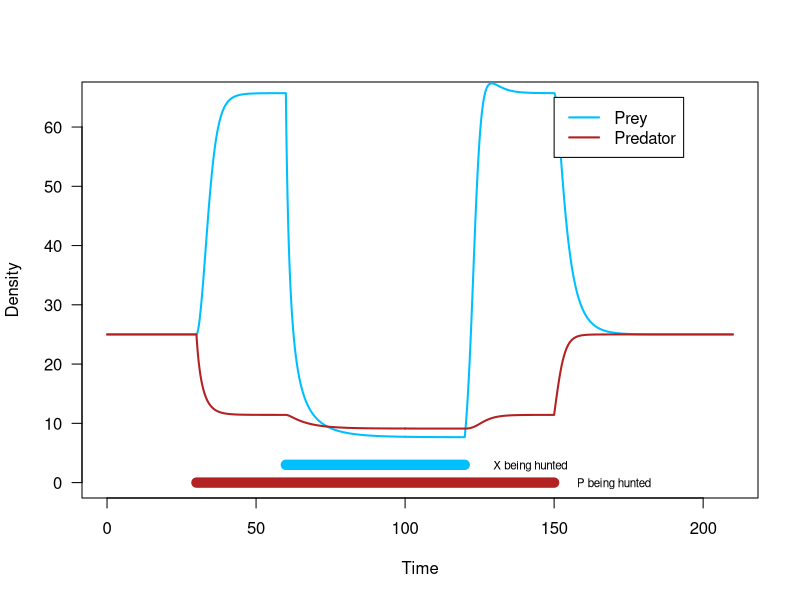
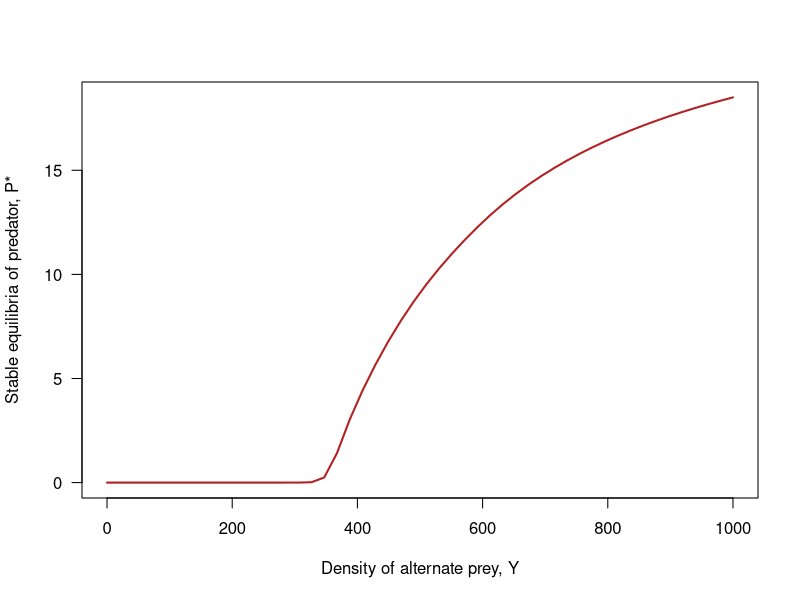
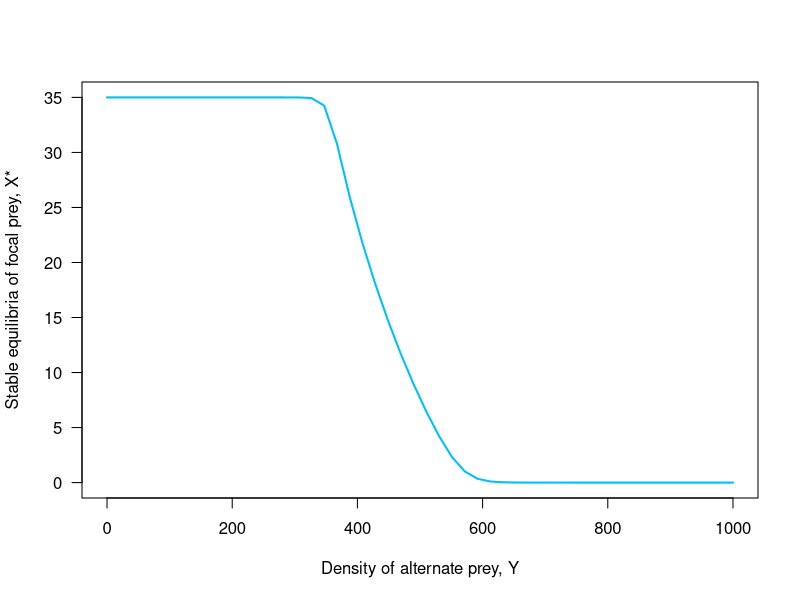
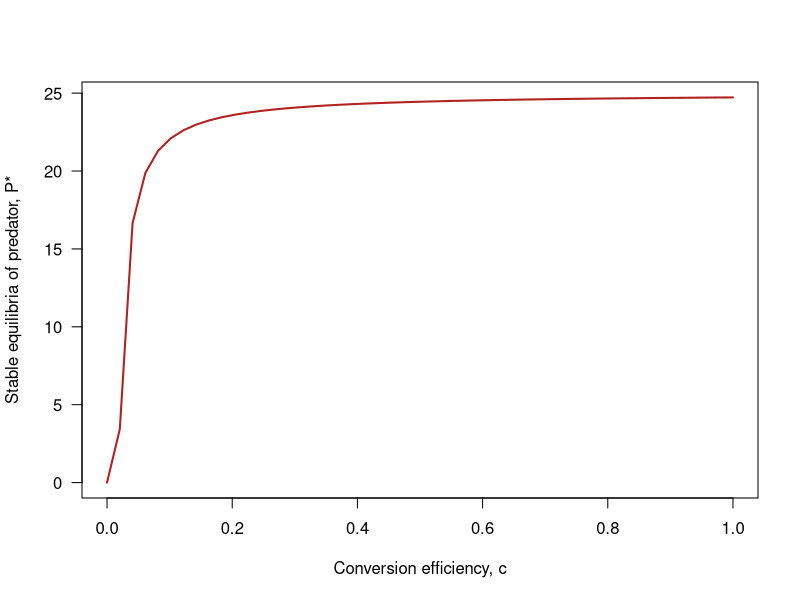
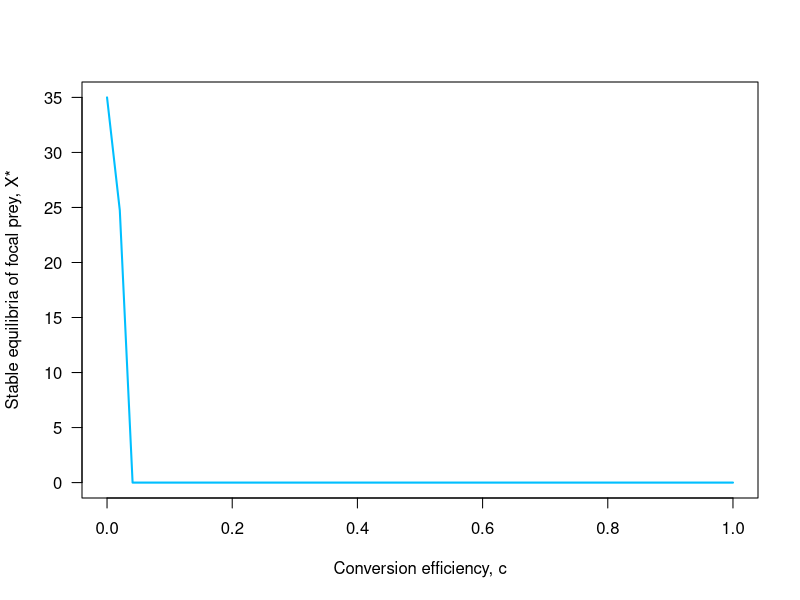
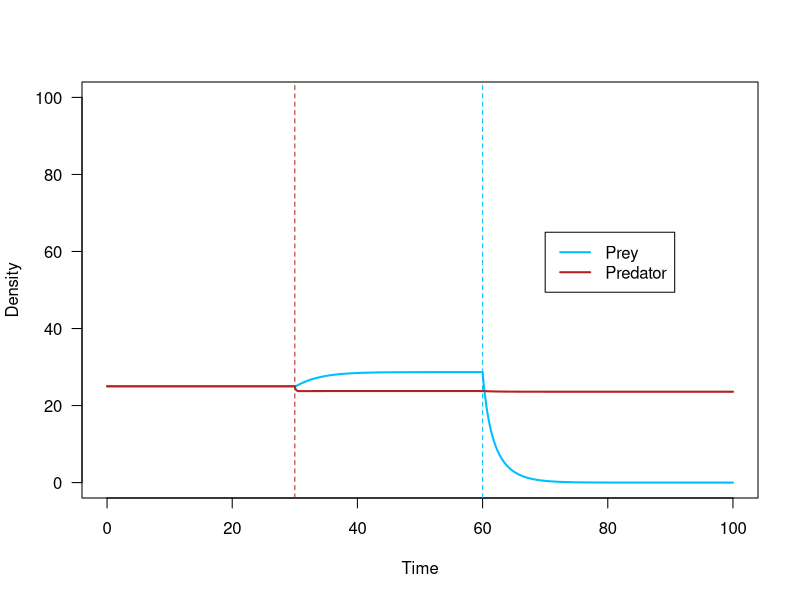
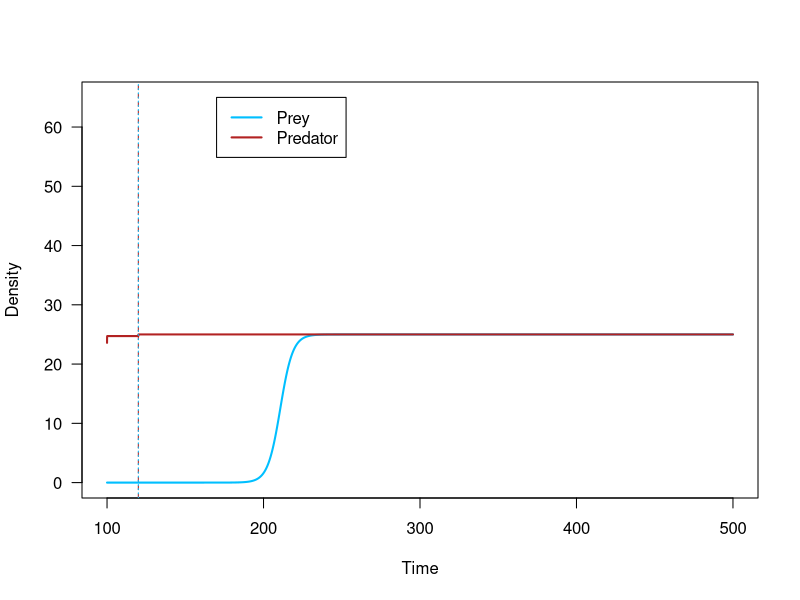
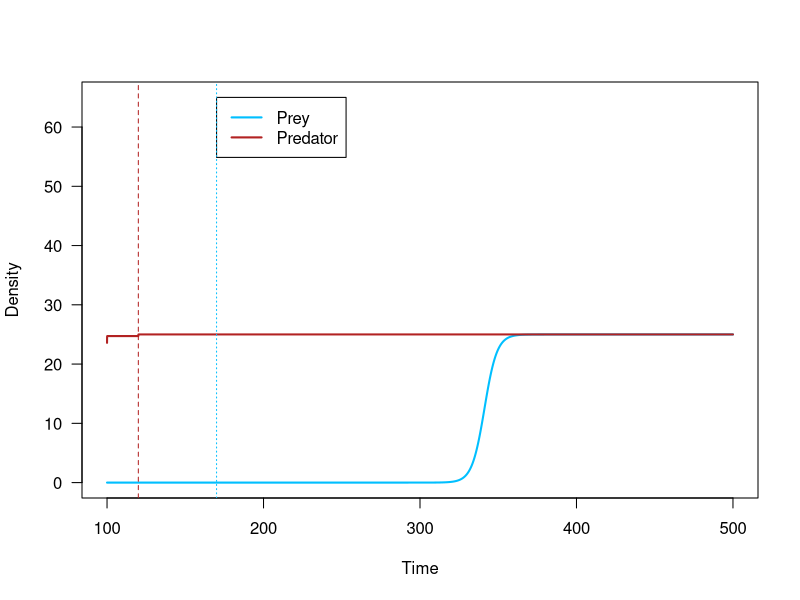

Recreate these plots in R, in order.
## ---- chunk 1
#Parameters
r_x <- 1 		# prey X's growth rate
K_x <- 100 		# prey X's carrying capacity
a_x <- 0.03		# attack rate of predator on prey X
c <- 0.05		# predator's conversion efficiency
a_y <- 0.03		# attack rate of predator on prey Y
d_p <- 0.25		# mortality rate of predator
K_p <- 25		# predator's carrying capacity
Y <- 500		# abundance of other prey type

t_stophunt <- 120
t_stopX <- 170
t_stopP <- 150

X0 <- 1 # prey X initial population size
P0 <- 1 # predator initial population size

# generate X.simu1 to find initial starting values
tset <- seq(from = 0, to = 100, length.out = 20000)
X.simu1 <- NaN*tset
X.simu1[1] <- X0
P.simu1 <- NaN*tset
P.simu1[1] <- P0

for(i in 2:length(tset)){
	dt <- tset[i]-tset[i-1]
	X <- X.simu1[i-1]
	P <- P.simu1[i-1]
	dX <- ( r_x*X*(1-X/K_x) - a_x*P*X ) * dt
	dP <- ( P*(c*(a_x*X+a_y*Y)-d_p)*(1-P/K_p) ) * dt
	X.simu1[i] <- X.simu1[i-1] + dX
	P.simu1[i] <- P.simu1[i-1] + dP
}

# storing colors for predator and prey
Xcol <- 'deepskyblue'
Pcol <- 'firebrick'

#set up intial pop sizes at eq
X0 <- X.simu1[length(tset)]
P0 <- P.simu1[length(tset)]

h_x <- 0.65 	
h_p <- 0.325		


t_Pstart <- 30
t_Xstart <- 60

#generate X.simu2
tset <- seq(from = 0, to = 100, length.out = 20000)
X.simu2 <- NaN*tset
X.simu2[1] <- X0
P.simu2 <- NaN*tset
P.simu2[1] <- P0

for(i in 2:length(tset)){
	if(tset[i] < t_Pstart){ h_p_now <- 0 } else { h_p_now <- h_p }
	if(tset[i] < t_Xstart){ h_x_now <- 0 } else { h_x_now <- h_x }
	dt <- tset[i]-tset[i-1]
	X <- X.simu2[i-1]
	P <- P.simu2[i-1]
	dX <- ( r_x*X*(1-X/K_x) - a_x*P*X - h_x_now*X ) * dt
	dP <- ( P*(c*(a_x*X+a_y*Y)-d_p)*(1-P/K_p) - h_p_now*P ) * dt
	X.simu2[i] <- X.simu2[i-1] + dX
	P.simu2[i] <- P.simu2[i-1] + dP
}
#set up Xsimu.6
tset2 <- seq(from = 100, to = 210,length.out = 21000)
X0_dis <- X.simu2[length(tset)]
P0_dis <- P.simu2[length(tset)]
X.simu6 <- NaN*tset2
X.simu6[1] <- X0_dis
P.simu6 <- NaN*tset2
P.simu6[1] <- P0_dis

for(i in 2:length(tset2)){
	if(tset2[i] < t_stopP){ h_p_now <- h_p } else { h_p_now <- 0 }
	if(tset2[i] < t_stophunt){ h_x_now <- h_x } else { h_x_now <- 0 }
	dt <- tset2[i]-tset2[i-1]
	X <- X.simu6[i-1]
	P <- P.simu6[i-1]
	dX <- ( r_x*X*(1-X/K_x) - a_x*P*X - h_x_now*X ) * dt
	dP <- ( P*(c*(a_x*X+a_y*Y)-d_p)*(1-P/K_p) - h_p_now*P ) * dt
	X.simu6[i] <- X.simu6[i-1] + dX
	P.simu6[i] <- P.simu6[i-1] + dP
}

## ---- chunk 2
# plotting unharvested system (time 0 to 100)
## plot prey
plot(x = tset, y = X.simu2,
     type = 'l', las = 1, lwd = 2, col = Xcol,
     xlab = 'Time', ylab = 'Density',
     xlim = c(0, 210), ylim = c(0, 65))
## plot predator
lines(x = tset, y = P.simu2,
      lwd = 2, col = Pcol)

# plotting harvested system (time 100 to 210)
## plot prey
lines(x = tset2, y = X.simu6,
      lwd = 2, col = Xcol)
## plot predator
lines(x = tset2, y = P.simu6,
      lwd = 2, col = Pcol)

# add a legend
legend(x = 150, y = 65, 
       legend = c('Prey','Predator'),
       lwd = 2,
       col = c(Xcol, Pcol))

# add horizontal line to indicate when prey hunting occurred
lines(x = c(t_Xstart, t_stophunt), y = c(3, 3), 
      lwd = 10, col = Xcol)
text(x = 142, y = 2.8, 'X being hunted', cex = .7)

# add horizontal line to indicate where predator hunting occurred
lines(x = c(t_Pstart, t_stopP), y = c(0, 0), 
      lwd = 10, col = Pcol)
text(x = 170, y = -.2, 'P being hunted', cex = .7)
## ---- chunk 3

Yset <- seq(from = 0, to = 1000,length.out = 50)

Xstarset <- NaN*Yset
Pstarset <- NaN*Yset

for(j in 1:length(Yset)){
	Y <- Yset[j] 
	X.simu <- NaN*tset
	X.simu[1] <- 1   
	P.simu <- NaN*tset 
	P.simu[1] <- 1
	
	for(i in 2:length(tset)){
		dt <- tset[i]-tset[i-1]
		X <- X.simu[i-1]
		P <- P.simu[i-1]
		dX <- ( r_x*X*(1-X/K_x) - a_x*P*X - h_x*X ) * dt
		dP <- ( P*(c*(a_x*X+a_y*Y)-d_p)*(1-P/K_p) - h_p*P ) * dt
		X.simu[i] <- X.simu[i-1] + dX
		P.simu[i] <- P.simu[i-1] + dP	
	}
	
	Xstarset[j] <- X.simu[length(tset)]
	Pstarset[j] <- P.simu[length(tset)]
	
}

# plot stable equilibria of predator (Pstarset) against density of alternate prey (Yset)
plot(x = Yset, y = Pstarset,
     type = 'l', lwd = 2, col = Pcol, las = 1,
     xlab = 'Density of alternate prey, Y', ylab = 'Stable equilibria of predator, P*')

# plot stable equilibria of prey (Xstarset) against density of alternate prey (Yset)
plot(x = Yset, y = Xstarset,
     type = 'l', lwd = 2, col = Xcol, las = 1, 
     xlab = 'Density of alternate prey, Y', ylab = 'Stable equilibria of focal prey, X*')
## ---- chunk 4

cset <- seq(from = 0, to = 1,length.out = 50)

Xstarset <- NaN*cset
Pstarset <- NaN*cset

for(j in 1:length(cset)){
	c <- cset[j] 
	X.simu <- NaN*tset
	X.simu[1] <- 1   
	P.simu <- NaN*tset 
	P.simu[1] <- 1
	
	for(i in 2:length(tset)){
		dt <- tset[i]-tset[i-1]
		X <- X.simu[i-1]
		P <- P.simu[i-1]
		dX <- ( r_x*X*(1-X/K_x) - a_x*P*X - h_x*X ) * dt
		dP <- ( P*(c*(a_x*X+a_y*Y)-d_p)*(1-P/K_p) - h_p*P ) * dt
		X.simu[i] <- X.simu[i-1] + dX
		P.simu[i] <- P.simu[i-1] + dP	
	}
	
	Xstarset[j] <- X.simu[length(tset)]
	Pstarset[j] <- P.simu[length(tset)]
	
}

# plot stable equilibria of predator (Pstarset) against density of alternate prey (Yset)
plot(x = cset, y = Pstarset,
     type = 'l', lwd = 2, col = Pcol, las = 1,
     xlab = 'Conversion efficiency, c', ylab = 'Stable equilibria of predator, P*')

# plot stable equilibria of prey (Xstarset) against density of alternate prey (Yset)
plot(x = cset, y = Xstarset,
     type = 'l', lwd = 2, col = Xcol, las = 1, 
     xlab = 'Conversion efficiency, c', ylab = 'Stable equilibria of focal prey, X*')
## ---- chunk 5

Y1<-200

X0 <- 1 
P0 <- 1 

# generate X.simu1 to find initial starting values
tset <- seq(from = 0, to = 100, length.out = 20000)
X.simu7 <- NaN*tset
X.simu7[1] <- X0
P.simu7 <- NaN*tset
P.simu7[1] <- P0

for(i in 2:length(tset)){
	dt <- tset[i]-tset[i-1]
	X <- X.simu7[i-1]
	P <- P.simu7[i-1]
	dX <- ( r_x*X*(1-X/K_x) - a_x*P*X ) * dt
	dP <- ( P*(c*(a_x*X+a_y*Y1)-d_p)*(1-P/K_p) ) * dt
	X.simu7[i] <- X.simu7[i-1] + dX
	P.simu7[i] <- P.simu7[i-1] + dP
}


#set up intial pop sizes at eq
X0 <- X.simu7[length(tset)]
P0 <- P.simu7[length(tset)]

h_x <- 0.65 	
h_p <- 0.325		


t_Pstart <- 30
t_Xstart <- 60

#generate X.simu8
tset <- seq(from = 0, to = 100, length.out = 20000)
X.simu8 <- NaN*tset
X.simu8[1] <- X0
P.simu8 <- NaN*tset
P.simu8[1] <- P0

for(i in 2:length(tset)){
	if(tset[i] < t_Pstart){ h_p_now <- 0 } else { h_p_now <- h_p }
	if(tset[i] < t_Xstart){ h_x_now <- 0 } else { h_x_now <- h_x }
	dt <- tset[i]-tset[i-1]
	X <- X.simu8[i-1]
	P <- P.simu8[i-1]
	dX <- ( r_x*X*(1-X/K_x) - a_x*P*X - h_x_now*X ) * dt
	dP <- ( P*(c*(a_x*X+a_y*Y1)-d_p)*(1-P/K_p) - h_p_now*P ) * dt
	X.simu8[i] <- X.simu8[i-1] + dX
	P.simu8[i] <- P.simu8[i-1] + dP
}
X1 <- X.simu8[length(tset)]
P1 <- P.simu8[length(tset)]


# plot prey (X.simu8) against time (tset)
plot(x = tset, y = X.simu8,
     type = 'l', las = 1, lwd = 2, col = Xcol,
     xlab = 'Time', ylab = 'Density',
     ylim = c(0, 100))

# plot predator (P.simu8) against time (tset)
lines(x = tset, y = P.simu8,
      lwd = 2, col = Pcol)

# add a legend
legend(x = 70, y = 65, 
       lwd = 2,
       legend = c('Prey','Predator'),
       col = c(Xcol, Pcol))

# add vertical lines to indicate where hunting was turned on for each species
abline(v = t_Pstart, lty = 2, col = Pcol)
abline(v = t_Xstart, lty = 2, col = Xcol)

print(X1)
print(P1)
## ---- chunk 6

# storing initial conditions of disassembled state
X1_dis <- X.simu8[length(tset)]
P1_dis <- P.simu8[length(tset)]


tset3 <- seq(100,500,length.out=22000)

## c. Scenario 1: Synchronous recovery

X.simu9 <- NaN*tset3
X.simu9[1] <- X1_dis
P.simu9 <- NaN*tset3
P.simu9[1] <- P1_dis


for(i in 2:length(tset3)){
	if(tset3[i] < t_stophunt){ h_p_now <- h_p } else { h_p_now <- 0 }
	
	if(tset3[i] < t_stophunt){ h_x_now <- h_x } else { h_x_now <- 0 }

	dt <- tset3[i]-tset3[i-1]
	X <- X.simu9[i-1]
	P <- P.simu9[i-1]
	dX <- (r_x*X*(1-X/K_x) - a_x*P*X - h_x_now*X ) * dt
	dP <- (P*(c*(a_x*X+a_y*Y)-d_p)*(1-P/K_p) - h_p_now*P ) * dt
	X.simu9[i] <- X.simu9[i-1] + dX
	P.simu9[i] <- P.simu9[i-1] + dP
}

head(P.simu9)

plot(x = tset3, y = X.simu9,
     type = 'l', las = 1, lwd = 2, col = Xcol,
     xlab = 'Time', ylab = 'Density',
     ylim = c(0, 65))

lines(x = tset3, y = P.simu9,
      lwd = 2, col = Pcol)

legend(x = 170, y = 65, 
       lwd = 2,
       legend = c('Prey', 'Predator'),
       col = c(Xcol, Pcol))

abline(v = t_stophunt, lty = 2, col = Pcol)
abline(v = t_stophunt, lty = 3, col = Xcol)

## d. Scenario 2: Predator first recovery

X.simu10 <- NaN*tset3
X.simu10[1] <- X1_dis
P.simu10 <- NaN*tset3
P.simu10[1] <- P1_dis


for(i in 2:length(tset3)){
	if(tset3[i] < t_stophunt){ h_p_now <- h_p } else { h_p_now <- 0 }
	
	if(tset3[i] < t_stopX){ h_x_now <- h_x } else { h_x_now <- 0 }

	dt <- tset3[i]-tset3[i-1]
	X <- X.simu10[i-1]
	P <- P.simu10[i-1]
	dX <- (r_x*X*(1-X/K_x) - a_x*P*X - h_x_now*X ) * dt
	dP <- (P*(c*(a_x*X+a_y*Y)-d_p)*(1-P/K_p) - h_p_now*P ) * dt
	X.simu10[i] <- X.simu10[i-1] + dX
	P.simu10[i] <- P.simu10[i-1] + dP
}

head(P.simu10)

plot(x = tset3, y = X.simu10,
     type = 'l', las = 1, lwd = 2, col = Xcol,
     xlab = 'Time', ylab = 'Density',
     ylim = c(0, 65))

lines(x = tset3, y = P.simu10,
      lwd = 2, col = Pcol)

legend(x = 170, y = 65, 
       lwd = 2,
       legend = c('Prey', 'Predator'),
       col = c(Xcol, Pcol))

abline(v = t_stophunt, lty = 2, col = Pcol)
abline(v = t_stopX, lty = 3, col = Xcol)


## d. Scenario 3: Prey first recovery

X.simu11 <- NaN*tset3
X.simu11[1] <- X0_dis
P.simu11 <- NaN*tset3
P.simu11[1] <- P0_dis

for(i in 2:length(tset3)){
	
  # if time is before t_stophunt, h_p_now = h_p
  # else, h_p_now = 0
	if(tset3[i] < t_stopP){ h_p_now <- h_p } else { h_p_now <- 0 }
	
  # if time is before t_stopX, h_x_now = h_x
  # else, h_x_now = 0
	if(tset3[i] < t_stophunt){ h_x_now <- h_x } else { h_x_now <- 0 }
	
  # calculating change in time
	dt <- tset3[i]-tset3[i-1]
	
	# storing temporary variables
	X <- X.simu11[i-1]
	P <- P.simu11[i-1]
	
	# calculating change in population size
	dX <- ( r_x*X*(1-X/K_x) - a_x*P*X - h_x_now*X ) * dt
	dP <- ( P*(c*(a_x*X+a_y*Y)-d_p)*(1-P/K_p) - h_p_now*P ) * dt
	
	# calculating total population size and storing in holding vector
	X.simu11[i] <- X.simu11[i-1] + dX
	P.simu11[i] <- P.simu11[i-1] + dP
}

# plot prey (X.simu3) against time (tset3)
plot(x = tset3, y = X.simu11,
     type = 'l', las = 1, lwd = 2, col = Xcol,
     xlab = 'Time', ylab = 'Density',
     ylim = c(0, 65))

# plot predator (P.simu3) against time (tset3)
lines(x = tset3, y = P.simu11,
      lwd = 2, col = Pcol)

# add a legend
legend(x = 170, y = 65, 
       lwd = 2,
       legend = c('Prey', 'Predator'),
       col = c(Xcol, Pcol))

# add vertical lines to indicate where hunting stopped
abline(v = t_stopP, lty = 2, col = Pcol)
abline(v = t_stophunt, lty = 3, col = Xcol)


